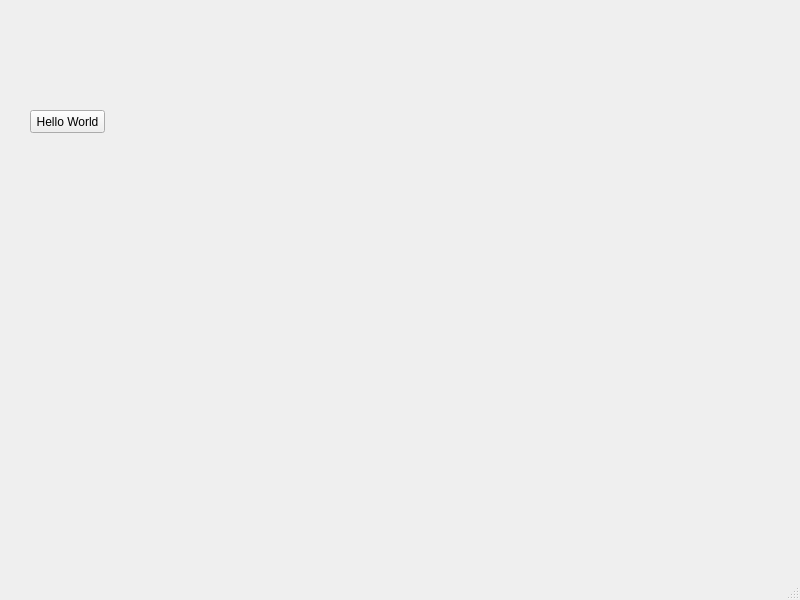
<?xml version="1.0" encoding="UTF-8"?>
<ui version="4.0">
 <class>MainWindow</class>
 <widget class="QMainWindow" name="MainWindow">
  <property name="geometry">
   <rect>
    <x>0</x>
    <y>0</y>
    <width>800</width>
    <height>600</height>
   </rect>
  </property>
  <property name="windowTitle">
   <string>MainWindow</string>
  </property>
  <widget class="QWidget" name="centralwidget">
   <widget class="QPushButton" name="pushButton">
    <property name="geometry">
     <rect>
      <x>30</x>
      <y>110</y>
      <width>75</width>
      <height>23</height>
     </rect>
    </property>
    <property name="text">
     <string>Hello World</string>
    </property>
   </widget>
  </widget>
  <widget class="QMenuBar" name="menubar">
   <property name="geometry">
    <rect>
     <x>0</x>
     <y>0</y>
     <width>800</width>
     <height>21</height>
    </rect>
   </property>
  </widget>
  <widget class="QStatusBar" name="statusbar"/>
 </widget>
 <resources/>
 <connections/>
</ui>
